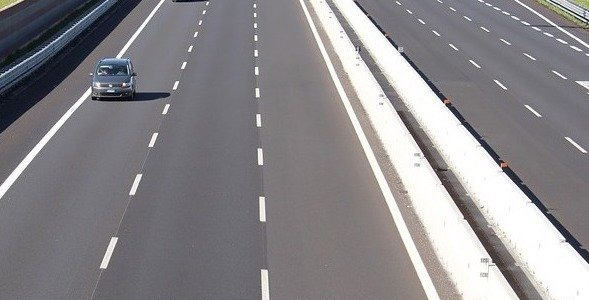
#> input picture Section5/street.jpeg, 589 x 300 px
$ python lines_hough.py
#> lines starting #> are read from the running program, lines starting #| are printed output that depends on the picture
import cv2
import numpy as np

img = cv2.imread('./street.jpeg')
#> img is the input picture: shape (300, 589, 3); mean B, G, R 138.1, 134.7, 137
gray = cv2.cvtColor(img, cv2.COLOR_BGR2GRAY)

edges = cv2.Canny(gray, 100, 200, apertureSize=3)
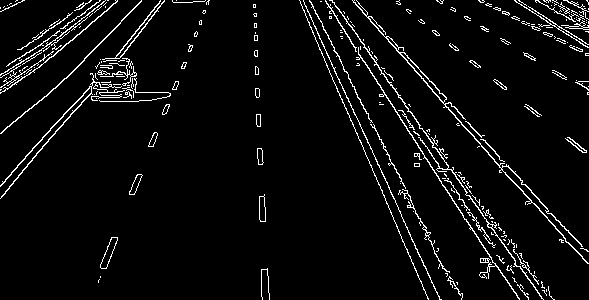
#> edges: shape (300, 589); 4.9% white in thin lines or dots
cv2.imshow('edges', edges)
cv2.waitKey(0)

minLineLength = 350
maxLineGap = 10
lines = cv2.HoughLinesP(edges, 1, np.pi / 180, 15, minLineLength=minLineLength, maxLineGap=maxLineGap)
#> lines = None
#> (the run stopped early here; a loop or call above may not have finished)

$ run again, with Section5/eye19.jpeg copied over Section5/street.jpeg
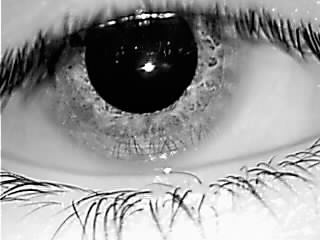
#> input picture Section5/eye19.jpeg, 320 x 240 px
#> img is the input picture: shape (240, 320, 3); min 0, max 255, mean 150.8
#> `edges = cv2.Canny(gray, 100, 200, apertureSize=3)`:
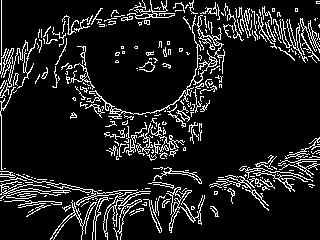
#> edges: shape (240, 320); 11.5% white in thin lines or dots
#> lines = None
